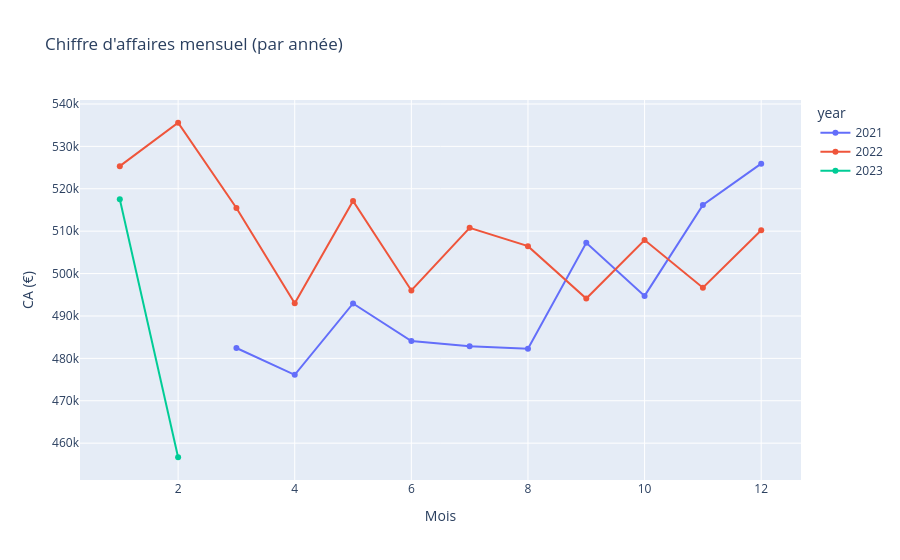

Notebook cell for this chart:
### Markdown cell above
5 - Visualisations des analyses de ventes

### Code cell
#Graphique de l'évolution du CA dans le temps
import plotly.express as px

fig = px.line(
    chiffre_affaires_mensuel,
    x="month",
    y="chiffre_affaires",
    color="year",
    markers=True,
    title="Chiffre d'affaires mensuel (par année)"
)

fig.update_traces(hovertemplate="Année: %{fullData.name}<br>Mois: %{x}<br>CA: %{y} €")

fig.update_layout(
    xaxis_title="Mois",
    yaxis_title="CA (€)"
)

fig.show()

### Figure 1 — Plotly figure (JSON) as saved in the notebook; plotly's stock layout.template omitted (floating-point values rounded to 4 significant figures)
{"data": [{"hovertemplate": "Année: %{fullData.name}<br>Mois: %{x}<br>CA: %{y} €", "legendgroup": "2021", "line": {"color": "#636efa", "dash": "solid"}, "marker": {"symbol": "circle"}, "mode": "lines+markers", "name": "2021", "orientation": "v", "showlegend": true, "type": "scatter", "x": [3, 4, 5, 6, 7, 8, 9, 10, 11, 12], "xaxis": "x", "y": [482400.0, 476100.0, 492900.0, 484100.0, 482800.0, 482300.0, 507200.0, 494700.0, 516200.0, 525900.0], "yaxis": "y"}, {"hovertemplate": "Année: %{fullData.name}<br>Mois: %{x}<br>CA: %{y} €", "legendgroup": "2022", "line": {"color": "#EF553B", "dash": "solid"}, "marker": {"symbol": "circle"}, "mode": "lines+markers", "name": "2022", "orientation": "v", "showlegend": true, "type": "scatter", "x": [1, 2, 3, 4, 5, 6, 7, 8, 9, 10, 11, 12], "xaxis": "x", "y": [525300.0, 535600.0, 515500.0, 493000.0, 517100.0, 496000.0, 510800.0, 506500.0, 494100.0, 507900.0, 496700.0, 510200.0], "yaxis": "y"}, {"hovertemplate": "Année: %{fullData.name}<br>Mois: %{x}<br>CA: %{y} €", "legendgroup": "2023", "line": {"color": "#00cc96", "dash": "solid"}, "marker": {"symbol": "circle"}, "mode": "lines+markers", "name": "2023", "orientation": "v", "showlegend": true, "type": "scatter", "x": [1, 2], "xaxis": "x", "y": [517500.0, 456700.0], "yaxis": "y"}], "layout": {"legend": {"title": {"text": "year"}, "tracegroupgap": 0}, "title": {"text": "Chiffre d'affaires mensuel (par année)"}, "xaxis": {"anchor": "y", "domain": [0.0, 1.0], "title": {"text": "Mois"}}, "yaxis": {"anchor": "x", "domain": [0.0, 1.0], "title": {"text": "CA (€)"}}}}
